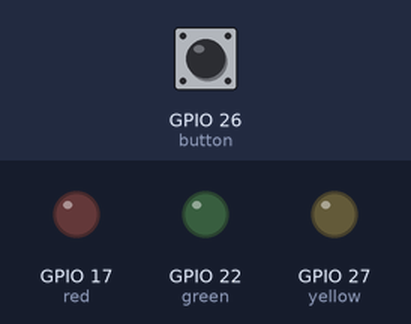
Bench run of a program on a simulated Raspberry Pi (BCM pin numbers). Parts: output pins drawn as LEDs (lit = HIGH). The inputs (shaded band) are chosen by the test bench; at power-on: GPIO 26 (button) HIGH. Random numbers come from a fixed seed.

Above: at 1.2 s.
1.3 s: GPIO 26 (button) pulled LOW for 0.15 s
At 1.37 s:
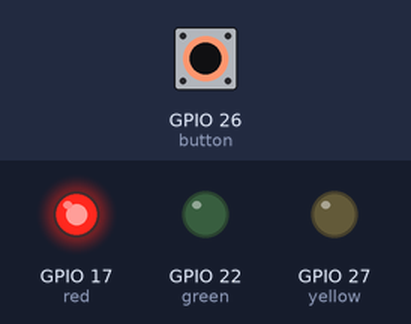
2.9 s: GPIO 26 (button) pulled LOW for 1 s
At 3.7 s:
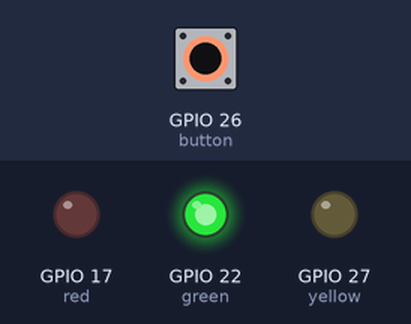
5.4 s: GPIO 26 (button) pulled LOW for 3.2 s
At 5.9 s:
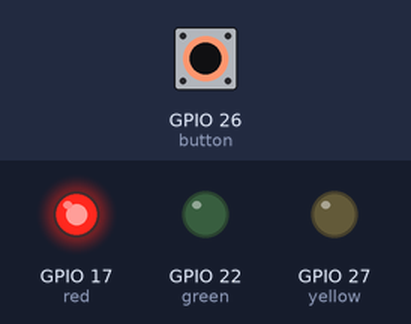
10.1 s: GPIO 26 (button) pulled LOW for 0.15 s
At 10.17 s:
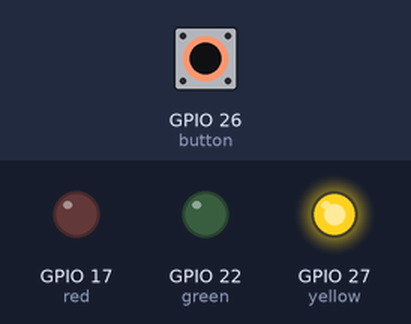
Timing chart, 0 to 12.7 s (numbered marks = the images above; inputs shaded):
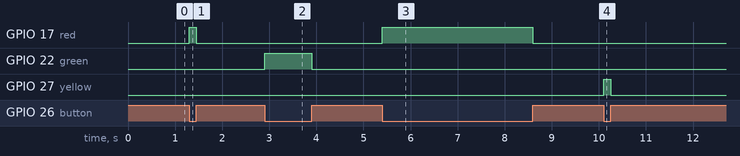

The program:

button_with_3LEDs_random.py
```python
from gpiozero import LED, Button
from signal import pause
from random import randint
from time import time, sleep

red = LED(17)
yellow = LED(27)
green = LED(22)
lights = [red,yellow,green]
button = Button(26)

while True:
    button.wait_for_press()
    lights[randint(0,2)].on()
    button.wait_for_release()
    red.off()
    green.off()
    yellow.off()

#while True:
#    random_light = [17,27,22]
#    random_led = LED(random_light[randint(0,2)])
#yellow_led = LED(27)
#green_led = LED(22)

#light = [LED(17), LED(27), LED(22)]
#print(light[randint(0,2)])

#def button_on():
#    random_led.on
#def button_off():
#    random_led.off

#button.when_pressed = yellow_led.on

#    button.when_pressed = random_led.on
#    button.when_released = random_led.off
#    pause()
#button.when_pressed = button_on
#button.when_released = button_off
```

Measured:
- after the input at 1.3 s, GPIO 17 (red): LOW → HIGH at once, → LOW 0.15 s later
- after the input at 2.9 s, GPIO 22 (green): LOW → HIGH at once, → LOW 1.0 s later
- after the input at 5.4 s, GPIO 17 (red): LOW → HIGH at once, → LOW 3.2 s later
- after the input at 10.1 s, GPIO 27 (yellow): LOW → HIGH at once, → LOW 0.15 s later
